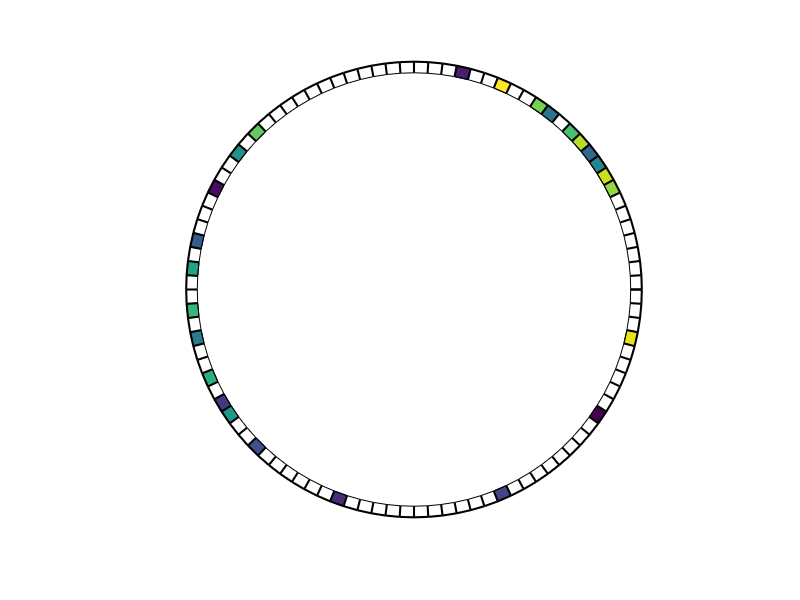
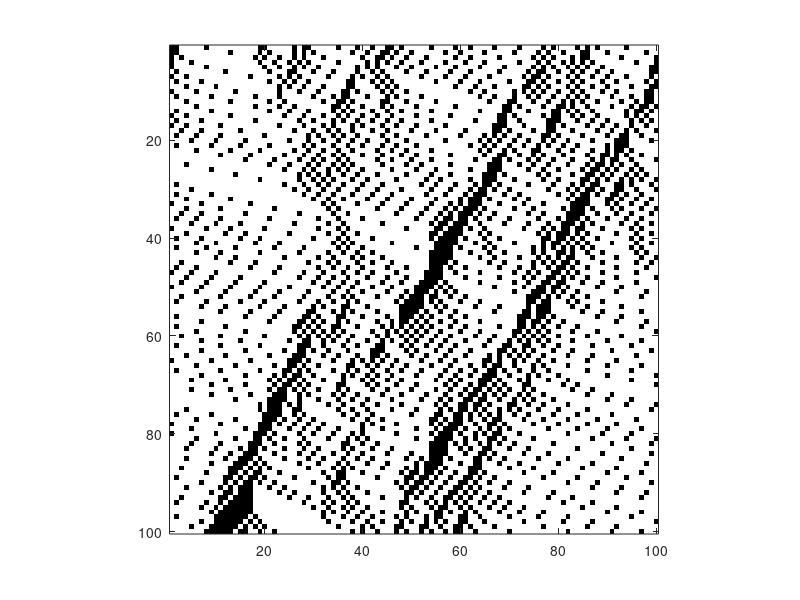

Write MATLAB code to recreate these figures, in order.
function [rho, flux, vmean] = ns(rho, p, L, tmax, animation, spacetime)
%
% NS: This script implements the Nagel Schreckenberg cellular automata based
% traffic model. Car move forward governed by NS algorithm:
% 
%   1. Acceleration. If the vehicle can speed up without hitting the speed 
%      limit vmax it will add one to its velocity, vn → vn + 1. Otherwise, 
%      the vehicle has constant speed, vn → vn.
%
%   2. Collision prevention. If the distance between the vehicle and the car
%      ahead of it, dn, is less than or equal to vn , i.e. the nth vehicle
%      will collide if it doesn't slow down, then vn → dn − 1.
%
%   3. Random slowing. Vehicles often slow for non-traffic reasons (cell 
%      phones, coffee mugs, even laptops) and drivers occasionally make 
%      irrational choices. With some probability pbrake, vn → vn − 1, 
%      presuming vn > 0.
%
%   4. Vehicle movement. The vehicles are deterministically moved by their 
%      velocities, xn → xn + vn .
%
% USAGE: flux = ns(rho, p, L, tmax, isdraw)
%        rho       = density of the traffic
%        p         = probability of random braking
%        L         = length of the load
%        tmax      = number of the iterations
%        animation = if show the animation of the traffic
%        spacetime = if plot the space-time after the simuation ended.
%        flux      = flux of the traffic
%
% zhou lvwen: zhou.lv.wen@gmail.com
%

if nargin == 0; 
    rho = 0.25; p = 0.25; L = 100; tmax = 100; 
    animation = true; spacetime = true;
end

vmax = 5;                  % maximun speed
% place a distribution with density
ncar = round(L*rho);
rho = ncar/L;

x = sort(randsample(1:L, ncar));
v = vmax * ones(1,ncar);   % start everyone initially at vmax

if animation; h = plotcirc(L,x,0.1); end

flux = 0;                  % number of cars that pass through the end
vmean = 0;
road = zeros(tmax, L);

for t = 1:tmax
    % acceleration
    v = min(v+1, vmax);
    
    %collision prevention
    gaps = gaplength(x,L); % determine the space vehicles have to move
    v = min(v, gaps-1);
    
    % random speed drops
    vdrops = ( rand(1,ncar)<p );
    v = max(v-vdrops,0);
    
    % update the position
    x = x + v;
    passed = x>L;          % cars passed at time r
    x(passed) = x(passed) - L;% periodic boundary conditions
    
    if t>tmax/2
        flux = flux + sum(v/L); %flux = flux + sum(passed); 
        vmean = vmean + mean(v);
    end
    road(t,x) = 1;
    
    if animation; h = plotcirc(L,x,0.1,h); end
end
flux = flux/(tmax/2);
vmean = vmean/(tmax/2);

if spacetime; figure;imagesc(road);colormap([1,1,1;0,0,0]);axis image; end

% -------------------------------------------------------------------------

function gaps = gaplength(x,L)
% 
% GAPLENGTH: determine the gaps between vehicles
%
ncar = length(x);
gaps=zeros(1, ncar);
if ncar>0
    gaps = x([2:end 1]) -x;
    gaps(gaps<=0) = gaps(gaps<=0)+L;
end

% -------------------------------------------------------------------------

function h = plotcirc(L,x,dt,h)
W = 0.05;  R = 1;
ncar = length(x);

theta = [0 : 2*pi/L : 2*pi];
xc = cos(theta);     yc = sin(theta);
xinner = (R-W/2)*xc; yinner = (R-W/2)*yc;
xouter = (R+W/2)*xc; youter = (R+W/2)*yc;

xi = [xinner(x);  xinner(x+1); xouter(x+1); xouter(x)];
yi = [yinner(x);  yinner(x+1); youter(x+1); youter(x)];
if nargin == 3
    color = randperm(ncar);
    h = fill(xi,yi, color); hold on
    plot(xinner,yinner, 'k', xouter,youter, 'k','linewidth',1.5)
    plot([xinner; xouter], [yinner; youter],'k','linewidth',1.5)
    axis image; axis((R+2*W)*[-1 1 -1 1]); axis off
else
    for i=1:ncar;  set(h(i),'xdata',xi(:,i),'ydata',yi(:,i));  end
end
pause(dt)